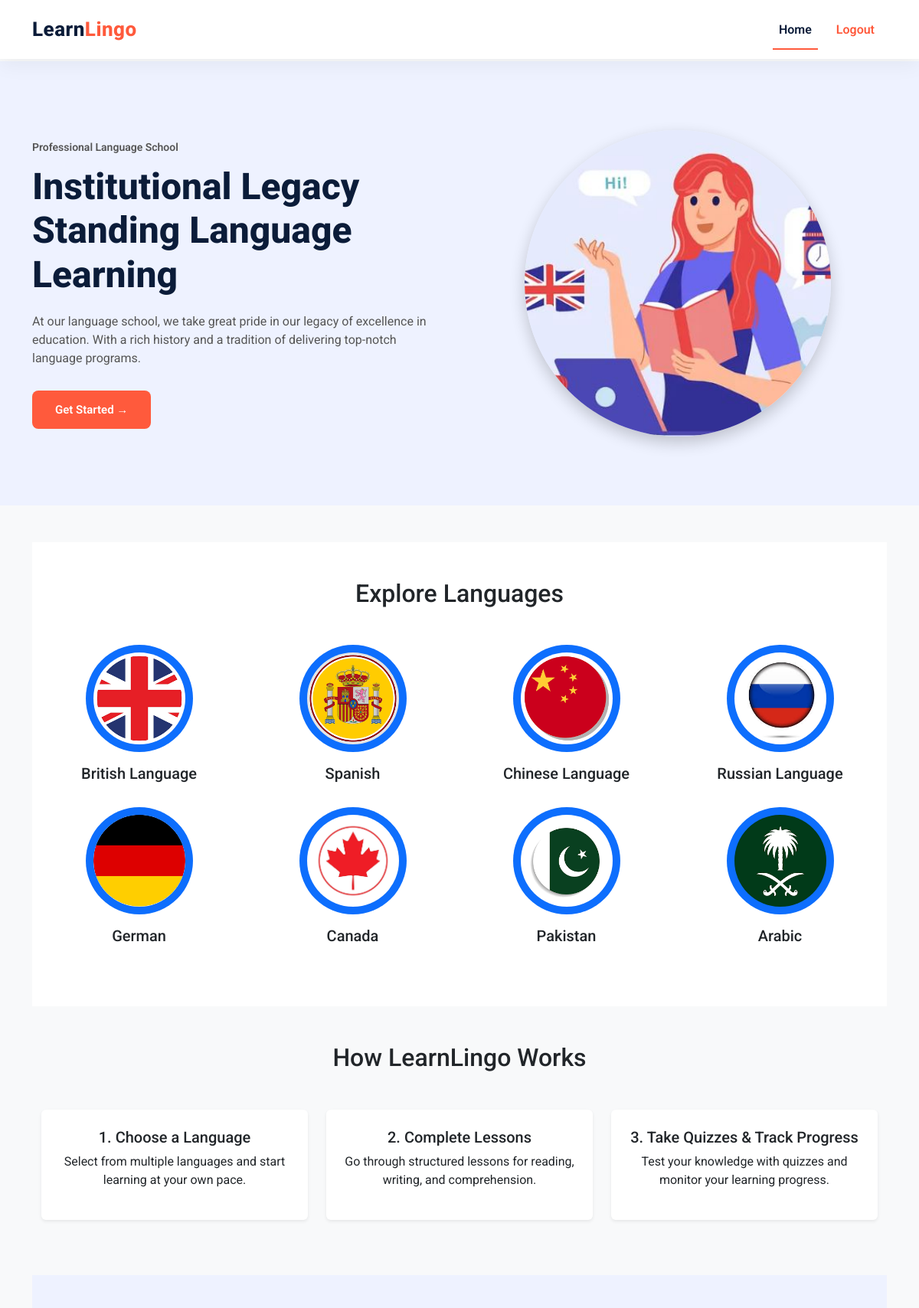
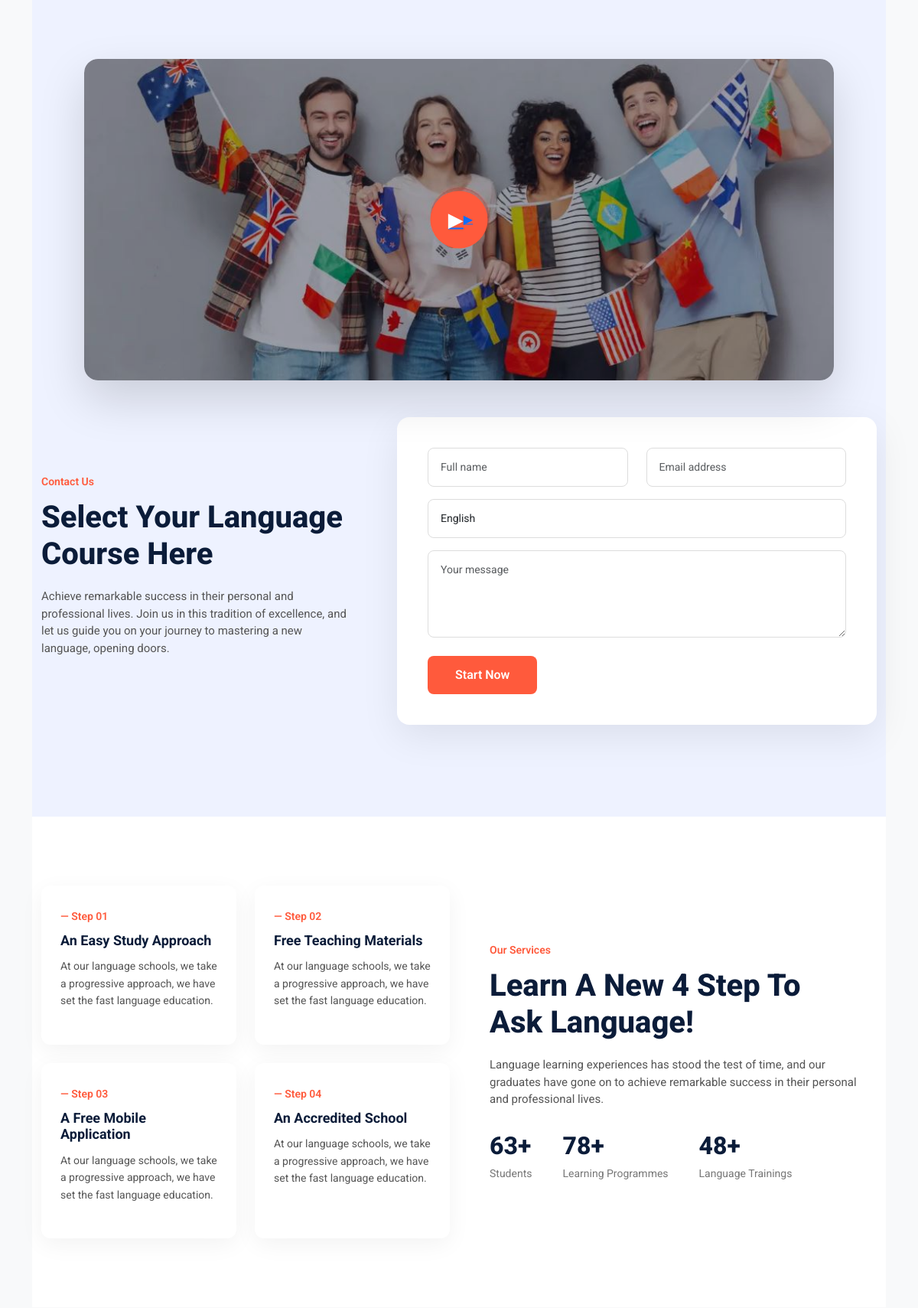
The app's page / (signed in, upper part) with its own data (2 pictures, top to bottom).
### courses/models.py (models this page shows, shortened)
class Language(models.Model):
    name = models.CharField(max_length=50)
    description = models.TextField()
    icon = models.ImageField(upload_to='language_icons/', blank=True, null=True)

### courses/views.py (the view)
# urls.py: path('', views.home, name='home'),
@login_required
def home(request):
    languages = Language.objects.all()
    return render(request, 'home.html', {'languages': languages})

### accounts/templates/home.html (shortened to what this page needs)
{% extends 'base.html' %}
{% load static %}
{% block content %}
{% include 'explore_language.html' %}
{% include 'how-it-works.html' %}
{% include 'course-section.html' %}
{% include 'service.html' %}
{% endblock %}

### accounts/templates/explore_language.html (shortened to what this page needs)
  {% load static %}
    <section class="py-5 bg-white">
  <div class="container">
    <h2 class="text-center mb-5" data-aos="fade-down">Explore Languages</h2>
    <div class="row justify-content-center">
      {% for language in languages %}
      <div class="col-md-3 mb-4 text-center" data-aos="zoom-in">
        <a href="{% url 'language_detail' language.id %}" class="language-circle">
          {% if language.icon %}
            <img src="{{ language.icon.url }}" class="circle-icon" />
          {% else %}
            <div class="circle-icon text-white">
              {{ language.name|slice:":1" }}
            </div>
          {% endif %}
        </a>
        <h5 class="mt-3">{{ language.name }}</h5>
      </div>
      {% empty %}
      <p class="text-center">No languages added yet.</p>
      {% endfor %}
    </div>
  </div>
</section>

### static/css/style.css (style rules this page uses)
body { font-family: 'Segoe UI', sans-serif; }

### accounts/templates/base.html (style rules this page uses)
body { font-family: "Roboto", sans-serif; }

### accounts/templates/explore_language.html (style rules this page uses)
.language-circle { width: 140px; height: 140px; display: flex; align-items: center; justify-content: center; border-radius: 50%; background: #0d6efd; margin: 0 auto; text-decoration: none; }
.circle-icon { width: 120px; height: 120px; border-radius: 50%; object-fit: cover; }
.language-circle .circle-icon { font-size: 40px; font-weight: 700; color: #fff; }

### records on screen
Language: icon (picture), name "British Language"
Language: icon (picture), name "Spanish"
Language: icon (picture), name "Chinese Language"
Language: icon (picture), name "Russian Language"
Language: icon (picture), name "German"
Language: icon (picture), name "Canada"
Language: icon (picture), name "Pakistan"
Language: icon (picture), name "Arabic"
